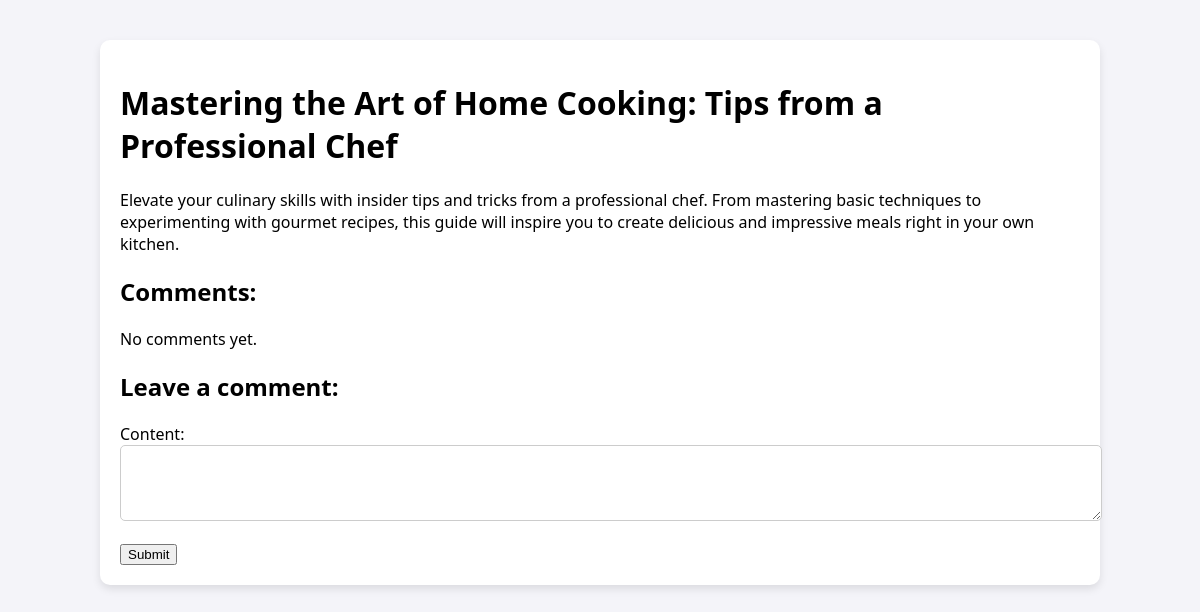
Page /blog/post/6/ (signed in) on the committed database.
### posts/models.py (models this page shows, shortened)
class Post(models.Model):
    title = models.CharField(max_length=100)
    content = models.TextField()
    author = models.ForeignKey(User, on_delete=models.CASCADE)
    date_posted = models.DateTimeField(auto_now_add=True)

### posts/views.py (the view)
# urls.py: path('post/<int:post_id>/', views.post_detail, name='post_detail'),
@login_required
def post_detail(request, post_id):
    post = get_object_or_404(Post, id=post_id)
    comments = post.comments.all()
    if request.method == 'POST':
        form = CommentForm(request.POST)
        if form.is_valid():
            comment = form.save(commit=False)
            comment.post = post
            comment.author = request.user
            comment.save()
            return redirect('post_detail', post_id=post.id)
    else:
        form = CommentForm()
    return render(request, 'posts/post_detail.html', {
        'post': post,
        'comments': comments,
        'form': form
    })

### posts/forms.py
class CommentForm(forms.ModelForm):
    class Meta:
        model = Comment
        fields = ['content']
        widgets = {
            'content': forms.Textarea(attrs={'rows': 3}),
        }

### posts/templates/posts/post_detail.html (shortened to what this page needs)
<!DOCTYPE html>
<html lang="en">
<head>
</head>
<body>
    <div class="container">
        <h1>{{ post.title }}</h1>
        <p>{{ post.content }}</p>
        <div class="comments">
            <h2>Comments:</h2>
            {% for comment in comments %}
                <div class="comment">
                    <div class="comment-author">{{ comment.author }}</div>
                    <div class="comment-content">{{ comment.content }}</div>
                </div>
            {% empty %}
                <p>No comments yet.</p>
            {% endfor %}
        </div>
        {% if user.is_authenticated %}
            <div class="comment-form">
                <h2>Leave a comment:</h2>
                <form method="post">
                    {{ form.as_p }}
                    <button type="submit">Submit</button>
                </form>
            </div>
        {% else %}
            <p><a href="{% url 'login' %}">Log in</a> to leave a comment.</p>
        {% endif %}
    </div>
</body>
</html>

### posts/templates/posts/post_detail.html (style rules this page uses)
body { font-family: 'Segoe UI', Tahoma, Geneva, Verdana, sans-serif; background-color: #f4f4f9; margin: 0; padding: 0; }
.container { width: 80%; margin: 40px auto; background-color: #ffffff; border-radius: 10px; box-shadow: 0 4px 8px rgba(0, 0, 0, 0.1); padding: 20px; }
.comment-form { margin-top: 20px; }
.comment-form textarea { width: 100%; padding: 10px; border-radius: 5px; border: 1px solid #ccc; font-size: 16px; }
.comments { margin-top: 20px; }

### rows in the picture
Post: title "Mastering the Art of Home Cooking: Tips from a Professional Chef", content "Elevate your culinary skills with insider tips and tricks from a professional chef. From mastering basic techniques to experimenting with gourmet recipes, this guide will inspire you to create delicious and impressive meals right in your own kitchen."
